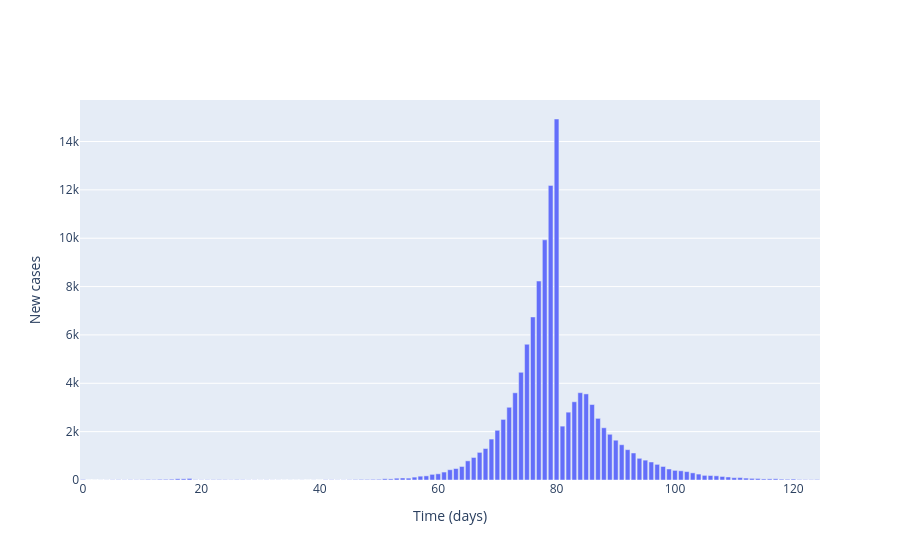
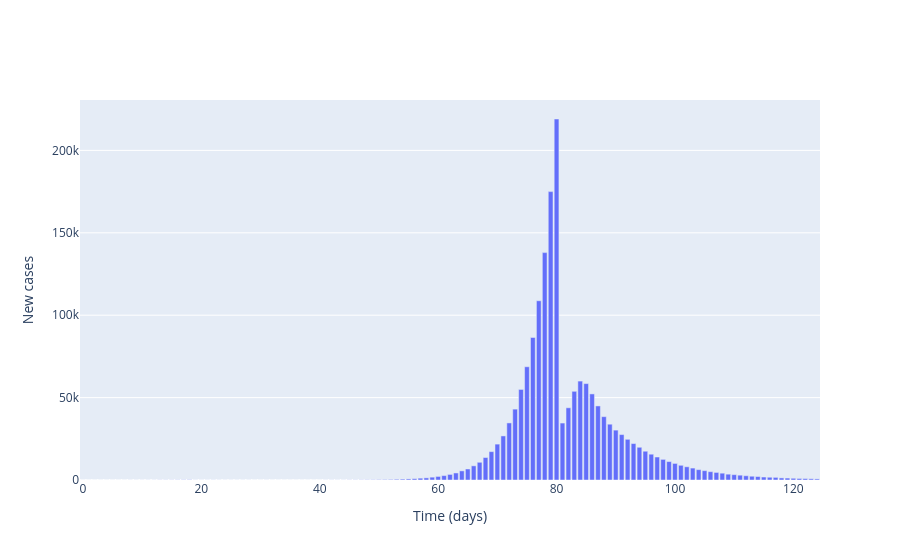
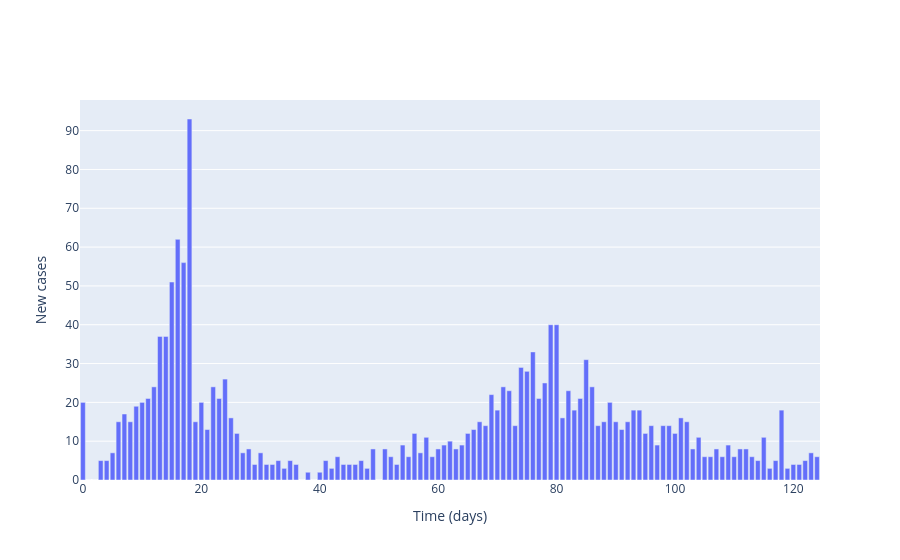
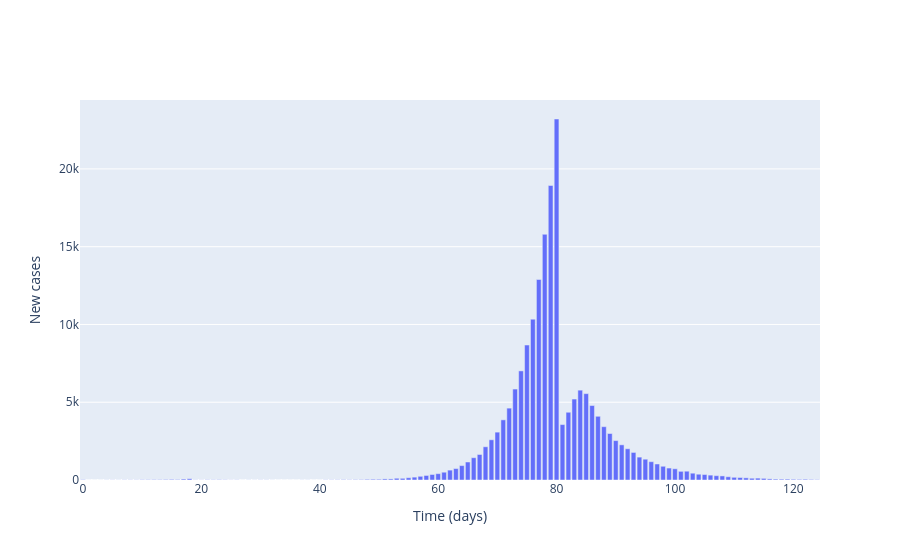

The cell these charts' notebook holds for them, in order:
### Markdown cell above
## Plot agreggated local incidence numbers

### Code cell
for _ in range(len(contact_matrix)):  
    # Plot (bar chart cases each day)
    fig = go.Figure()

    # Plot of incidences
    fig.add_trace(
        go.Bar(
            x=times,
            y=agg_cases[_],
            name='Incidences'
        )
    )

    # Add axis labels
    fig.update_layout(
        xaxis_title='Time (days)',
        yaxis_title='New cases'
    )

    fig.show()

### Figure 1 — Plotly figure (JSON) as saved in the notebook; plotly's stock layout.template omitted (floating-point values rounded to 4 significant figures)
{"data": [{"name": "Incidences", "type": "bar", "x": [0, 1, 2, 3, 4, 5, 6, 7, 8, 9, 10, 11, 12, 13, 14, 15, 16, 17, 18, 19, 20, 21, 22, 23, 24, 25, 26, 27, 28, 29, 30, 31, 32, 33, 34, 35, 36, 37, 38, 39, 40, 41, 42, 43, 44, 45, 46, 47, 48, 49, 50, 51, 52, 53, 54, 55, 56, 57, 58, 59, 60, 61, 62, 63, 64, 65, 66, 67, 68, 69, 70, 71, 72, 73, 74, 75, 76, 77, 78, 79, 80, 81, 82, 83, 84, 85, 86, 87, 88, 89, 90, 91, 92, 93, 94, 95, 96, 97, 98, 99, 100, 101, 102, 103, 104, 105, 106, 107, 108, 109, 110, 111, 112, 113, 114, 115, 116, 117, 118, 119, 120, 121, 122, 123, 124], "y": [20, 0, 1, 2, 4, 9, 12, 9, 12, 10, 15, 24, 18, 28, 28, 34, 50, 49, 65, 13, 9, 12, 14, 16, 14, 10, 16, 12, 7, 6, 4, 7, 4, 4, 2, 3, 2, 4, 1, 4, 0, 11, 11, 7, 7, 11, 19, 24, 23, 27, 28, 51, 46, 75, 83, 78, 119, 158, 171, 233, 256, 329, 425, 473, 559, 792, 932, 1142, 1303, 1693, 2056, 2506, 3008, 3607, 4455, 5615, 6744, 8229, 9933, 12185, 14931, 2228, 2806, 3235, 3611, 3561, 3122, 2550, 2160, 1891, 1646, 1459, 1255, 1117, 897, 822, 745, 647, 559, 456, 398, 381, 347, 295, 245, 191, 186, 173, 146, 125, 96, 100, 79, 67, 63, 44, 47, 51, 35, 30, 39, 20, 17, 15, 21]}], "layout": {"xaxis": {"title": {"text": "Time (days)"}}, "yaxis": {"title": {"text": "New cases"}}}}

### Figure 2 — Plotly figure (JSON) as saved in the notebook; plotly's stock layout.template omitted (floating-point values rounded to 4 significant figures)
{"data": [{"name": "Incidences", "type": "bar", "x": [0, 1, 2, 3, 4, 5, 6, 7, 8, 9, 10, 11, 12, 13, 14, 15, 16, 17, 18, 19, 20, 21, 22, 23, 24, 25, 26, 27, 28, 29, 30, 31, 32, 33, 34, 35, 36, 37, 38, 39, 40, 41, 42, 43, 44, 45, 46, 47, 48, 49, 50, 51, 52, 53, 54, 55, 56, 57, 58, 59, 60, 61, 62, 63, 64, 65, 66, 67, 68, 69, 70, 71, 72, 73, 74, 75, 76, 77, 78, 79, 80, 81, 82, 83, 84, 85, 86, 87, 88, 89, 90, 91, 92, 93, 94, 95, 96, 97, 98, 99, 100, 101, 102, 103, 104, 105, 106, 107, 108, 109, 110, 111, 112, 113, 114, 115, 116, 117, 118, 119, 120, 121, 122, 123, 124], "y": [20, 0, 0, 9, 10, 8, 11, 17, 22, 25, 25, 38, 38, 68, 70, 79, 105, 119, 150, 38, 30, 36, 56, 37, 26, 33, 28, 31, 27, 15, 15, 22, 10, 19, 13, 8, 13, 8, 4, 8, 3, 33, 47, 36, 38, 69, 82, 110, 133, 159, 210, 268, 337, 440, 537, 647, 807, 1111, 1299, 1724, 2168, 2675, 3387, 4269, 5538, 6693, 8600, 10747, 13638, 17219, 21778, 26749, 34629, 42999, 54952, 68716, 86491, 108767, 137972, 174984, 219043, 34554, 43815, 53820, 60020, 58494, 52236, 44942, 38429, 33859, 30264, 27559, 24697, 22108, 19862, 17458, 15654, 13950, 12511, 11182, 10055, 8928, 8022, 7241, 6292, 5671, 5054, 4595, 4139, 3538, 3239, 2922, 2586, 2291, 2112, 1800, 1674, 1589, 1269, 1177, 1046, 921, 867, 742, 663]}], "layout": {"xaxis": {"title": {"text": "Time (days)"}}, "yaxis": {"title": {"text": "New cases"}}}}

### Figure 3 — Plotly figure (JSON) as saved in the notebook; plotly's stock layout.template omitted (floating-point values rounded to 4 significant figures)
{"data": [{"name": "Incidences", "type": "bar", "x": [0, 1, 2, 3, 4, 5, 6, 7, 8, 9, 10, 11, 12, 13, 14, 15, 16, 17, 18, 19, 20, 21, 22, 23, 24, 25, 26, 27, 28, 29, 30, 31, 32, 33, 34, 35, 36, 37, 38, 39, 40, 41, 42, 43, 44, 45, 46, 47, 48, 49, 50, 51, 52, 53, 54, 55, 56, 57, 58, 59, 60, 61, 62, 63, 64, 65, 66, 67, 68, 69, 70, 71, 72, 73, 74, 75, 76, 77, 78, 79, 80, 81, 82, 83, 84, 85, 86, 87, 88, 89, 90, 91, 92, 93, 94, 95, 96, 97, 98, 99, 100, 101, 102, 103, 104, 105, 106, 107, 108, 109, 110, 111, 112, 113, 114, 115, 116, 117, 118, 119, 120, 121, 122, 123, 124], "y": [20, 0, 0, 5, 5, 7, 15, 17, 15, 19, 20, 21, 24, 37, 37, 51, 62, 56, 93, 15, 20, 13, 24, 21, 26, 16, 12, 7, 8, 4, 7, 4, 4, 5, 3, 5, 4, 0, 2, 0, 2, 5, 3, 6, 4, 4, 4, 5, 3, 8, 0, 8, 6, 4, 9, 6, 12, 7, 11, 6, 8, 9, 10, 8, 9, 12, 13, 15, 14, 22, 18, 24, 23, 14, 29, 28, 33, 21, 25, 40, 40, 16, 23, 18, 21, 31, 24, 14, 15, 20, 15, 13, 15, 18, 18, 12, 14, 9, 14, 14, 12, 16, 15, 8, 11, 6, 6, 8, 6, 9, 6, 8, 8, 6, 5, 11, 3, 5, 18, 3, 4, 4, 5, 7, 6]}], "layout": {"xaxis": {"title": {"text": "Time (days)"}}, "yaxis": {"title": {"text": "New cases"}}}}

### Figure 4 — Plotly figure (JSON) as saved in the notebook; plotly's stock layout.template omitted (floating-point values rounded to 4 significant figures)
{"data": [{"name": "Incidences", "type": "bar", "x": [0, 1, 2, 3, 4, 5, 6, 7, 8, 9, 10, 11, 12, 13, 14, 15, 16, 17, 18, 19, 20, 21, 22, 23, 24, 25, 26, 27, 28, 29, 30, 31, 32, 33, 34, 35, 36, 37, 38, 39, 40, 41, 42, 43, 44, 45, 46, 47, 48, 49, 50, 51, 52, 53, 54, 55, 56, 57, 58, 59, 60, 61, 62, 63, 64, 65, 66, 67, 68, 69, 70, 71, 72, 73, 74, 75, 76, 77, 78, 79, 80, 81, 82, 83, 84, 85, 86, 87, 88, 89, 90, 91, 92, 93, 94, 95, 96, 97, 98, 99, 100, 101, 102, 103, 104, 105, 106, 107, 108, 109, 110, 111, 112, 113, 114, 115, 116, 117, 118, 119, 120, 121, 122, 123, 124], "y": [20, 0, 0, 1, 6, 7, 5, 11, 10, 11, 18, 20, 25, 24, 33, 40, 31, 60, 81, 9, 7, 16, 15, 20, 14, 7, 11, 2, 6, 4, 8, 8, 3, 1, 2, 1, 2, 5, 5, 2, 2, 11, 12, 14, 22, 16, 22, 26, 42, 48, 47, 70, 70, 112, 108, 146, 184, 238, 292, 354, 407, 501, 636, 734, 926, 1157, 1433, 1640, 2136, 2585, 3077, 3867, 4621, 5847, 7015, 8678, 10341, 12890, 15796, 18934, 23210, 3564, 4356, 5205, 5777, 5553, 4787, 4096, 3428, 2989, 2533, 2261, 2008, 1772, 1472, 1337, 1177, 1030, 883, 768, 721, 557, 566, 438, 372, 351, 313, 278, 262, 209, 173, 161, 139, 113, 121, 104, 72, 57, 54, 56, 46, 40, 49, 34, 21]}], "layout": {"xaxis": {"title": {"text": "Time (days)"}}, "yaxis": {"title": {"text": "New cases"}}}}
